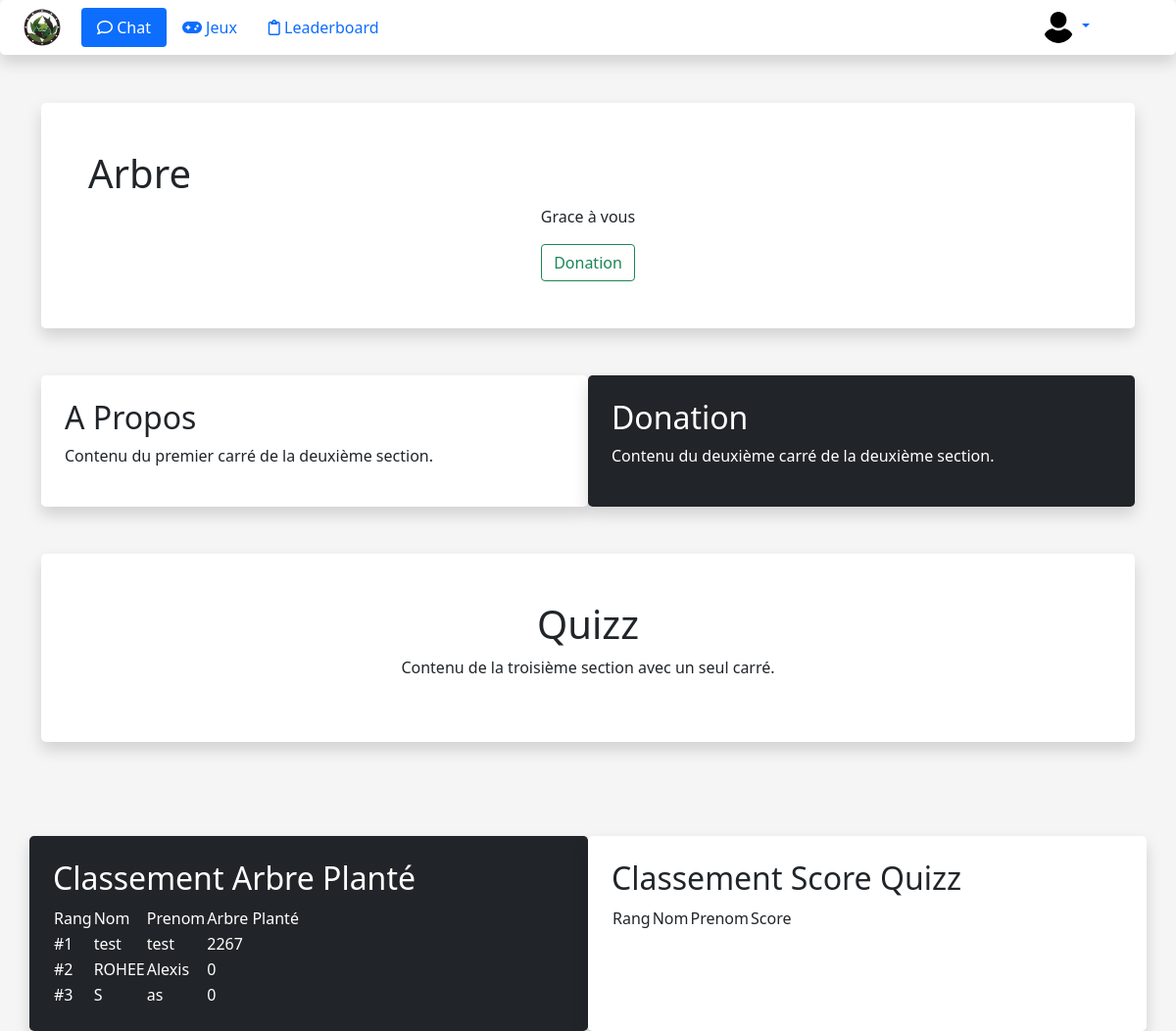
Screenshot of / (signed in) with the database file from the repository.
### tables this page shows
CREATE TABLE IF NOT EXISTS `user` (
  `id_user` int(11) NOT NULL AUTO_INCREMENT,
  `nom` varchar(55) NOT NULL,
  `prenom` varchar(55) NOT NULL,
  `mail` varchar(100) NOT NULL,
  `mdp` varchar(250) NOT NULL,
  `rue` varchar(55) NOT NULL,
  `cp` varchar(6) NOT NULL,
  `ville` varchar(55) NOT NULL,
  `pays` varchar(55) NOT NULL,
  `admin` tinyint(1) NOT NULL,
  `argent_dep` float DEFAULT NULL,
  `grade` varchar(44) DEFAULT NULL,
  PRIMARY KEY (`id_user`)
);

### php/SQLHelper.php (called while the page is built, shortened)
<?php
class SQLHelper {
    public function conbdd(): PDO
    {
        $servername = "localhost";
        $username = "root";
        $password = "";
        $bddname = "are_ecolink";
        try {
            $conn = new PDO("mysql:host=$servername;dbname=" . $bddname, $username, $password);
            $conn->setAttribute(PDO::ATTR_ERRMODE, PDO::ERRMODE_EXCEPTION);
        } catch (PDOException $e) {
            var_dump($e);
        }
        return $conn;
    }
    public function checkAdmin(int $id): bool {
        $co = new SQLHelper();
        $res = $co->conbdd()->prepare("SELECT * FROM user WHERE id_user = :id_user");
        $res->execute(['id_user'=>$id]);
        $user = $res -> fetchAll();
        foreach ($user as $client) {
            $admin = $client['admin'];
        }
        if ($admin == 1) {
            return true;
        } else {
            return false;
        }
    }
}
?>

### html/index.php (the view, shortened to what this page needs)
<!DOCTYPE html>
<html lang="en" xmlns="http://www.w3.org/1999/html">
    <head>
        <link href="https://cdn.jsdelivr.net/npm/bootstrap@5.1.3/dist/css/bootstrap.min.css" rel="stylesheet">
        <link rel="stylesheet" href="https://use.fontawesome.com/releases/v6.4.2/css/all.css" />
        <link rel="stylesheet" href="../css/styles.css"/>
        <link rel="stylesheet" href="https://cdn.datatables.net/1.13.7/css/jquery.dataTables.css" />
    </head>
    <body>
        <?php
        include '../php/SQLHelper.php';
        $co = new SQLHelper();
        if (isset($_SESSION['id_user'])) {
            $id_user = $_SESSION['id_user'];
        } else {
            $id_user = 0;
        }
        ?>
        <div class="container">
            <header class="d-flex flex-wrap align-items-center justify-content-center justify-content-md-between py-3 mb-4 border-bottom">
                <nav class="navbar fixed-top bg-white p-2 rounded-3 mx-0 shadow w-220px">
                    <ul class="nav nav-pills">
                        <li class="nav-item">
                            <a href="index.php#mettrelogo" class="d-block link-body-emphasis text-decoration-none" style="margin-right: 20px; margin-left: 15px">
                                <img height="40" width="40" src="../assets/logo.png" class="rounded-circle">
                            </a>
                        </li>
                        <li class="nav-item">
                            <a href="Chat.php" class="nav-link active "><i class="fa-regular fa-comment"></i> Chat</a>
                        </li>
                        <li class="nav-item">
                            <a href="quizz.html" class="nav-link"><i class="fa-solid fa-gamepad"></i> Jeux</a>
                        </li>
                        <li class="nav-item">
                            <a href="#" class="nav-link"><i class="fa-regular fa-clipboard"></i> Leaderboard</a>
                        </li>
                    </ul>
                    <?php if($id_user==0){
                    ?>
                        <div class="col-md-3 text-end">
                            <a role="button" class="btn btn-outline-primary me-2" href="inscription.php">Inscription</a>
                            <button type="button" class="btn btn-primary" data-bs-toggle="modal" data-bs-target="#connexion">Connexion</button>
                        </div>
                    <?php } else {
                        ?>
                        <div class="flex-shrink-0 dropdown" style="margin-right: 80px;">
                            <a href="#" class="d-block link-body-emphasis text-decoration-none dropdown-toggle" data-bs-toggle="dropdown" aria-expanded="false">
                                <img height="32" width="32" src="../assets/user.png" class="rounded-circle">
                            </a>
                                <?php
                                if ($co->checkAdmin($id_user)) {
                                    ?>
                                    <li>
                                        <a href="PanelAdmin.php" class="dropdown-item">Panel Administration</a>
                                    </li>
                                    <?php
                                }
                                ?>
                        </div>
                    <?php } ?>
                </nav>
            </header>
            <br>
            <br>
            <div class="bg-white text-dark p-5 text-center rounded-3 shadow">
                <div class="d-flex align-items-center">
                <div class="d-flex justify-content-center"> <src = asset/ARBRE2.jpg> <h1>Arbre</h1></div></div>
                <p>Grace à vous</p>
                <button type="button" class="btn btn-outline-success">Donation</button>
            </div>
            <div class="container mt-5">
                <div class="row">
                    <div class="col-md-6 bg-white text-dark p-4 rounded-3 shadow">
                        <h2>A Propos</h2>
                        <p>Contenu du premier carré de la deuxième section.</p>
                    </div>
                    <div class="col-md-6 bg-dark text-white p-4 rounded-3 shadow">
                        <h2>Donation</h2>
                        <p>Contenu du deuxième carré de la deuxième section.</p>
                    </div>
                </div>
            </div>
            <br>
            <br>
            <div class="bg-white text-dark p-5 text-center rounded-3 shadow">
                <h1>Quizz</h1>
                <p>Contenu de la troisième section avec un seul carré.</p>
            </div>
            <br>
            <br>
        </div>
        <div class="container mt-5">
            <div class="row">
                <div class="col-md-6 bg-dark text-white p-4 rounded-3 shadow">
                    <h2>Classement Arbre Planté</h2>
                    <table>
                        <thead>
                            <tr>
                                <td>Rang</td>
                                <td>Nom</td>
                                <td>Prenom</td>
                                <td>Arbre Planté</td>
                            </tr>
                        </thead>
                        <tbody>
                        <?php
                        $reponse = $co->conbdd()->query('SELECT * FROM `user` ORDER BY `argent_dep` DESC') ;
                        $donne = $reponse->fetchAll();
                        $i=1    ;
                        foreach ($donne as $element){
                        ?>
                            <tr>
                                <td><?= "#" . $i++ . " " ?></td>
                                <td><?= $element['nom'] . " " ?></td>
                                <td><?= $element['prenom'] . " " ?></td>
                                <?php
                                $res = $co->conbdd()->prepare("SELECT * FROM arbre WHERE ref_user = :user");
                                $res->execute(['user'=>$element['id_user']]);
                                $arbre = $res -> fetchAll();
                                $total = 0;
                                foreach ($arbre as $un_arbre) {
                                    $nbr_arbre = $un_arbre['nbr'];
                                    $total = $total + $nbr_arbre;
                                } ?>
                                <td><?= $total . " " ?></td>
                            </tr>
                        <?php }?>
                        </tbody>
                    </table>
                </div>
                <div class="col-md-6 bg-white text-dark p-4 rounded-3 shadow">
                    <h2>Classement Score Quizz</h2>
                    <table>
                        <thead>
                        <tr>
                            <td>Rang</td>
                            <td>Nom</td>
                            <td>Prenom</td>
                            <td>Score</td>
                        </tr>
                        </thead>
                    </table>
                </div>
            </div>
        </div>
    </body>
</html>

### css/styles.css (style rules this page uses)
body { background-color: whitesmoke; }

### rows the page displays
user: nom "test", prenom "test", total "2267"
user: nom "ROHEE", prenom "Alexis", total "0"
user: nom "S", prenom "as", total "0"
